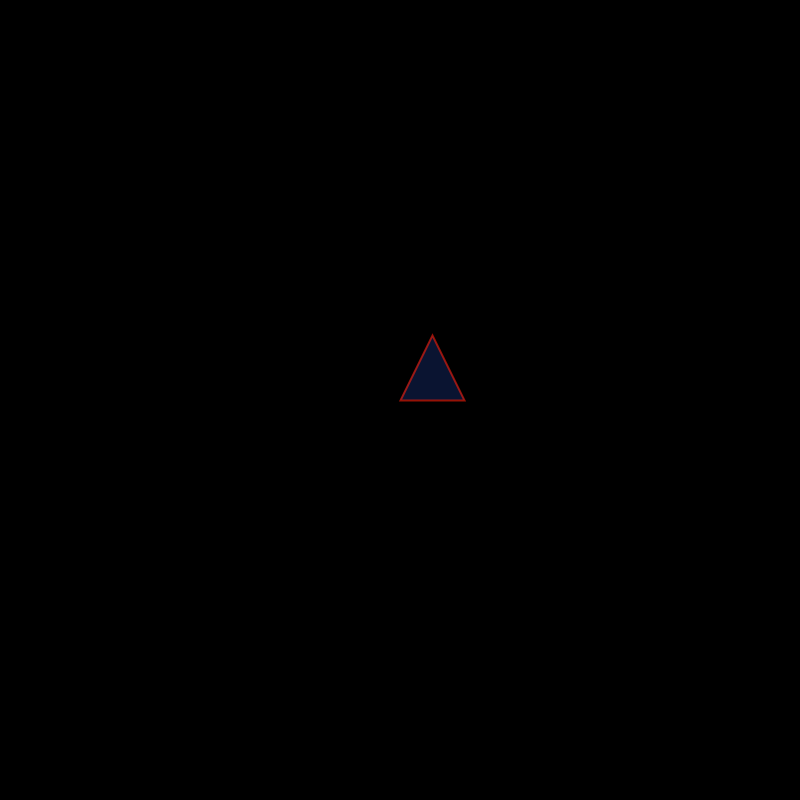
Frame 1 (no input)
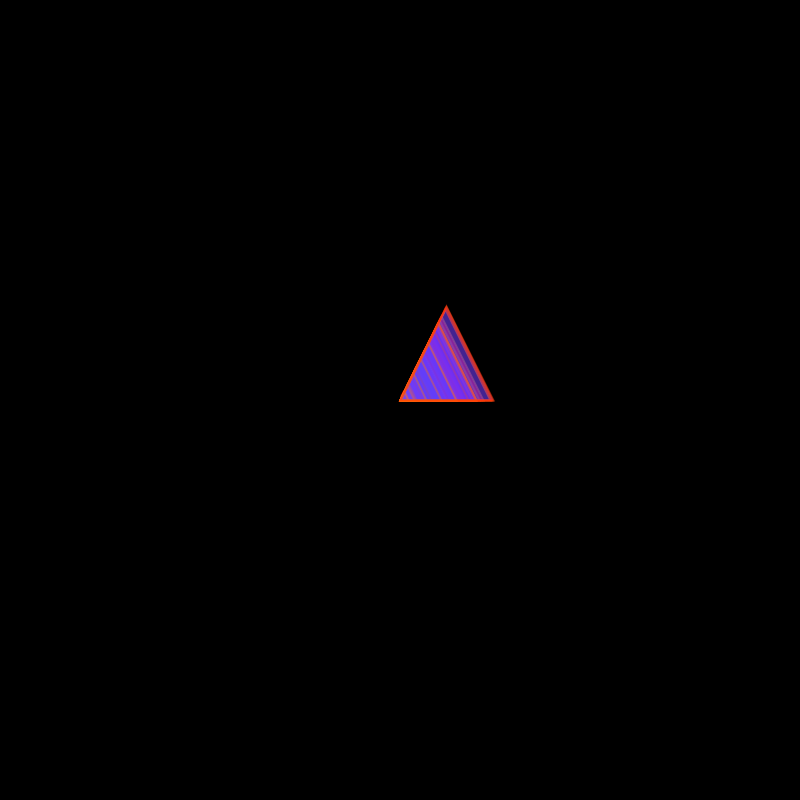
Frame 60 (the mouse pressed at the canvas centre just before this capture)
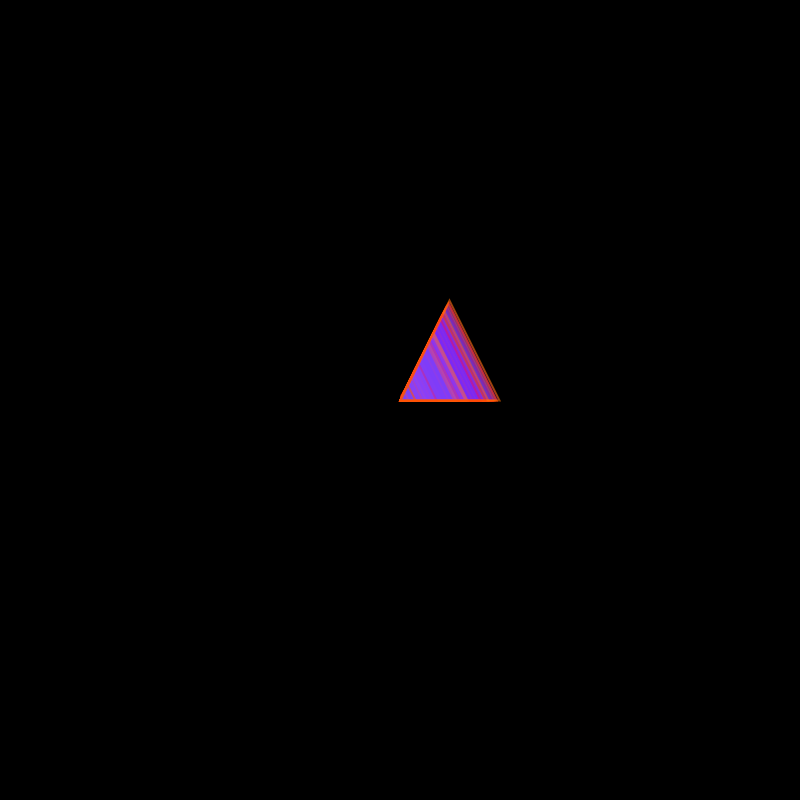
Frame 120 (the mouse held since frame 60 and released just before this capture)

The Processing sketch that drew these frames (run headless with seeded random() and noise(); from frame 60 on, the mouse is pressed at the canvas centre):

// Processing sketch: processing_84710
// ── processing_84710.pde

void setup() {
// set window size
size(800, 800);
// styling
smooth();
background(0);
// start in center
mouseX=width/2; mouseY=height/2;
}
void draw() {
// random radius
float r = random(100);
// random color
//fill(random(255),random(255),random(255));
fill(random(190),random(109),250,50);
stroke(255,random(130),random(13),150);
strokeWeight(2);
// draw ellipse
float x = mouseX;
float y = mouseY;
triangle(x, y, x+r/2, y-r, x+r, y);
}
